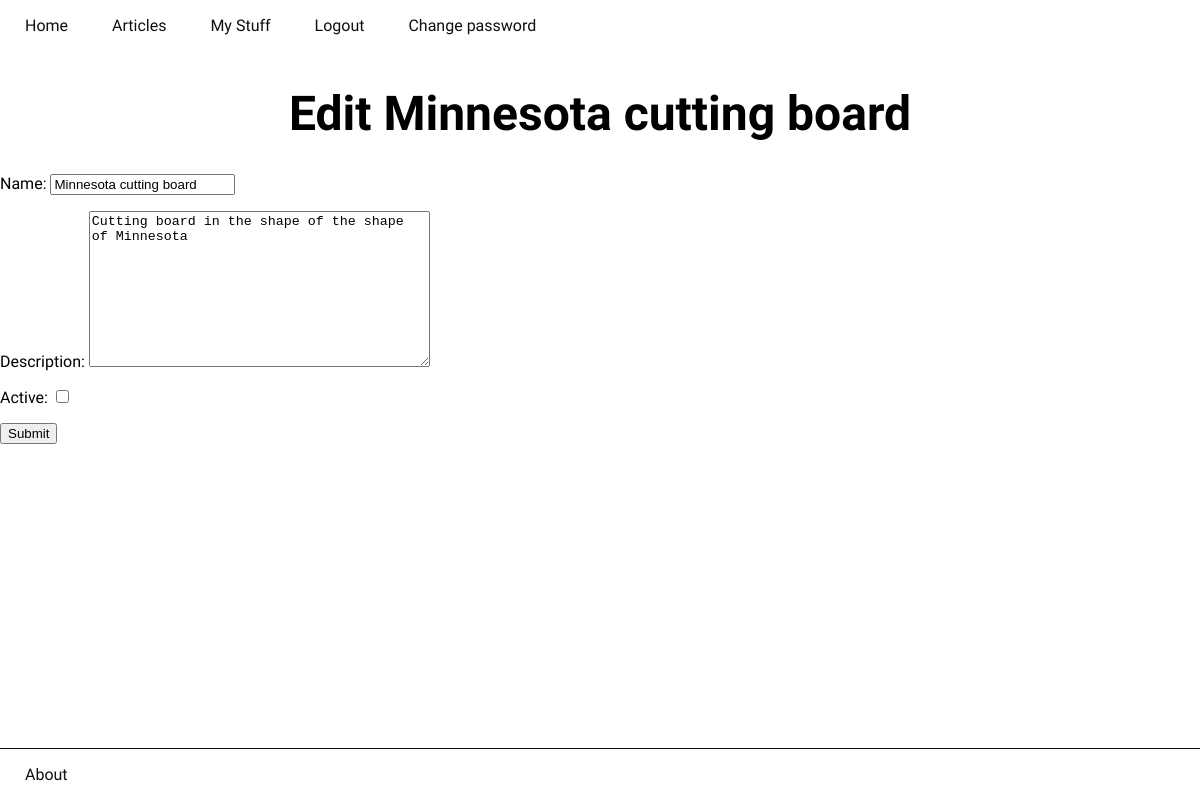
The app's page /things/minnesota-cutting-board/edit/ (signed in), older data.
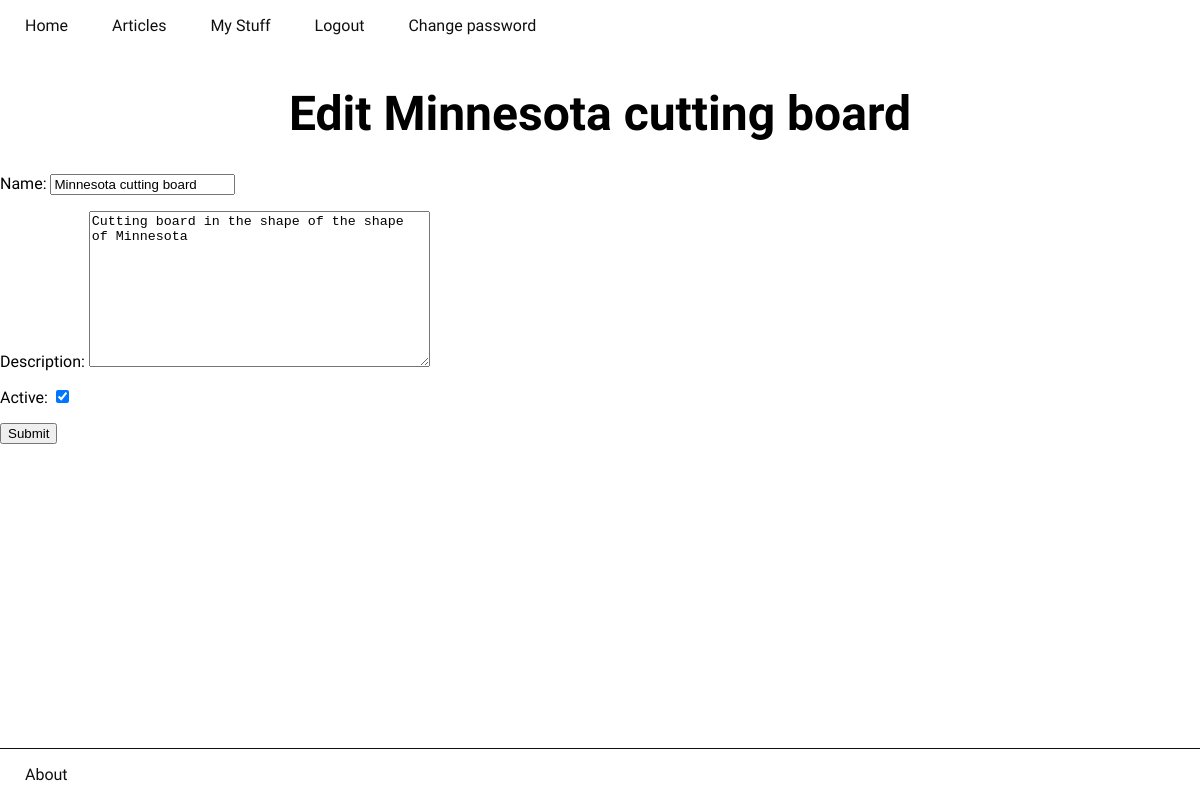
The same page, newer data.
### inventory/models.py (models this page shows, shortened)
class Timestamp(models.Model):
	created = models.DateTimeField(auto_now_add=True)
	updated = models.DateTimeField(auto_now=True)
	class Meta:
		abstract = True

class Thing(Timestamp):
	name = models.CharField(max_length=255)
	description = models.TextField()
	slug = models.SlugField(unique=True)
	user = models.ForeignKey(User, blank=True, null=True)
	active = models.BooleanField(default=True)

### inventory/views.py (the view)
@login_required
def edit_thing(request, slug):
	thing = Thing.objects.get(slug=slug)
	if thing.user != request.user:
		raise Http404
	form_class = ThingFormEdit
	if request.method == 'POST':
		form = form_class(data=request.POST, instance=thing)
		if form.is_valid():
			form.save()
			return redirect('thing_detail', slug=thing.slug)
	else:
		form = form_class(instance=thing)
	return render(request, 'things/edit_thing.html', {
		'thing': thing,
		'form': form,
	})

### inventory/forms.py
class ThingFormEdit(ModelForm):
	class Meta:
		model = Thing
		fields = ('name', 'description','active',)

### inventory/templates/things/edit_thing.html (shortened to what this page needs)
{% extends 'base.html' %}
{% block content %}
	<h1>Edit {{ thing.name }}</h1>
	<form role="form" action="" method="post">
		{{ form.as_p }}
		<button type="submit">Submit</button>
	</form>
{% endblock %}

Row changes from the older to the newer data that the page shows:
changed Thing "Minnesota cutting board": active "☐" → "☑"
